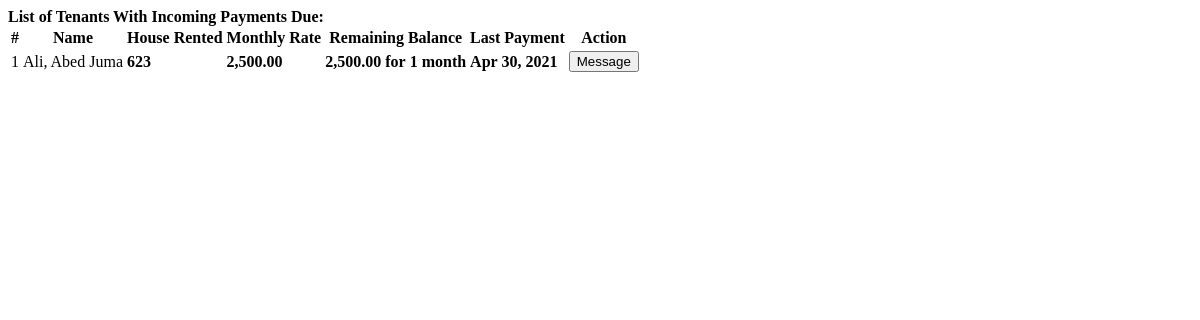
Page /tenants_due.php on the committed database.
### tables this page shows
CREATE TABLE IF NOT EXISTS `tenants` (
  `id` int(30) NOT NULL AUTO_INCREMENT,
  `firstname` varchar(100) NOT NULL,
  `middlename` varchar(100) NOT NULL,
  `lastname` varchar(100) NOT NULL,
  `email` varchar(100) NOT NULL,
  `contact` varchar(50) NOT NULL,
  `house_id` int(30) NOT NULL,
  `status` tinyint(1) NOT NULL DEFAULT '1' COMMENT '1 = active, 0= inactive',
  `date_in` date NOT NULL,
  PRIMARY KEY (`id`)
);

CREATE TABLE IF NOT EXISTS `houses` (
  `id` int(30) NOT NULL AUTO_INCREMENT,
  `house_no` varchar(50) NOT NULL,
  `category_id` int(30) NOT NULL,
  `description` text NOT NULL,
  `price` double NOT NULL,
  PRIMARY KEY (`id`)
);

CREATE TABLE IF NOT EXISTS `payments` (
  `id` int(30) NOT NULL AUTO_INCREMENT,
  `tenant_id` int(30) NOT NULL,
  `amount` float NOT NULL,
  `invoice` varchar(50) NOT NULL,
  `date_created` datetime NOT NULL DEFAULT CURRENT_TIMESTAMP,
  PRIMARY KEY (`id`)
);

### tenants_due.php (the view, shortened to what this page needs)
<?php include('db_connect.php');?>
<div class="container-fluid">
	<div class="col-lg-12">
		<div class="row">
			<div class="col-md-12">
				<div class="card">
					<div class="card-header">
						<b>List of Tenants With Incoming Payments Due:</b>
					</div>
					<div class="card-body">
						<table class="table table-condensed table-bordered table-hover">
							<thead>
								<tr>
									<th class="text-center">#</th>
									<th class="">Name</th>
									<th class="">House Rented</th>
									<th class="">Monthly Rate</th>
									<th class="">Remaining Balance</th>
									<th class="">Last Payment</th>
									<th class="text-center">Action</th>
								</tr>
							</thead>
							<tbody>
								<?php
								$i = 1;
								$tenant = $conn->query("SELECT t.*,concat(t.lastname,', ',t.firstname,' ',t.middlename) as name,h.house_no,h.price FROM tenants t inner join houses h on h.id = t.house_id where t.status = 1 order by h.house_no desc ");
								while($row=$tenant->fetch_assoc()):
									$months = abs(strtotime(date('Y-m-d')." 23:59:59") - strtotime($row['date_in']." 23:59:59"));
									$months = floor(($months) / (30*60*60*24));
									$payable = $row['price'] * $months;
									$paid = $conn->query("SELECT SUM(amount) as paid FROM payments where tenant_id =".$row['id']);
									$last_payment = $conn->query("SELECT * FROM payments where tenant_id =".$row['id']." order by unix_timestamp(date_created) desc limit 1");
									$paid = $paid->num_rows > 0 ? $paid->fetch_array()['paid'] : 0;
									$last_payment = $last_payment->num_rows > 0 ? date("M d, Y",strtotime($last_payment->fetch_array()['date_created'])) : 'N/A';
									$outstanding = $payable - $paid;
									$remain_month=$outstanding/$row['price'];
								?><?php if($row['price']==-$outstanding){ ?>
								<tr>
									<td class="text-center"><?php echo $i++ ?></td>
									<td>
										<?php echo ucwords($row['name']) ?>
									</td>
									<td class="">
										 <p> <b><?php echo $row['house_no'] ?></b></p>
									</td>
									<td class="">
										 <p> <b><?php echo number_format($row['price'],2) ?></b></p>
									</td>
									<td class="text-right">
										 <p> <b><?php
                                         echo number_format(-$outstanding,2) ?>&nbsp;<b>for</b>&nbsp;<?php
                                         echo number_format(-$remain_month,0) ?>&nbsp;<b>month</b></b></p>
									</td>
									<td class="">
										 <p><b><?php echo  $last_payment ?></b></p>
									</td>
									<td class="text-center">
										<button class="btn btn-sm btn-outline-primary edit_tenant"  type="button" data-id="<?php echo $row['id'] ?>" >Message</button>
									</td>
								</tr>   <?php } ?>
								<?php endwhile; ?>
							</tbody>
						</table>
					</div>
				</div>
			</div>
		</div>
	</div>
</div>

### tenants_due.php (style rules this page uses)
td { vertical-align: middle !important; }
td p { margin: unset }

### rows in the picture
tenants: name "Ali, Abed Juma", house.house_no "623", house.price "2,500.00", outstanding "2,500.00", remain_month "1", payments.date_created "Apr 30, 2021"
